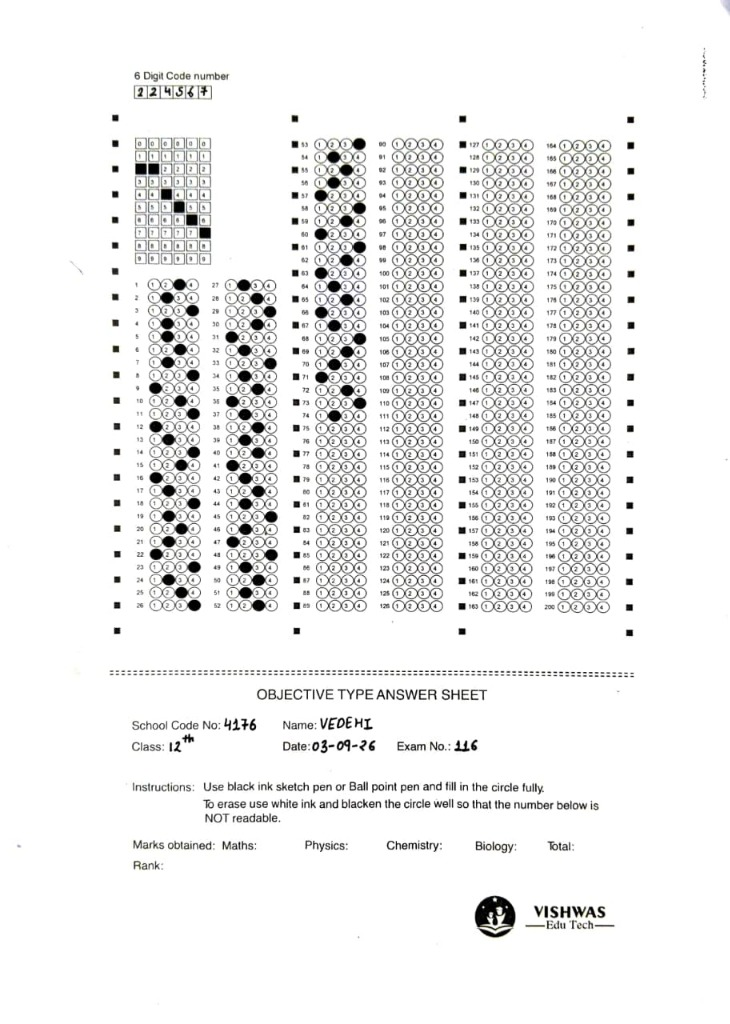
#> input picture services/omr-engine/assets/samples/sample_1_vedehi_224567.jpg, 730 x 1024 px
$ python -i test_sample_evaluator.py   (imports and definitions only)
#> lines starting #> are read from the running program, lines starting #| are printed output that depends on the picture; after the words box and inside, x2 and y2 are one past the last pixel; in counts of white or black regions, pixels touching at a corner belong together
#> further down, picture is the input picture: shape (1024, 730, 3); mean B, G, R 239, 239.2, 239.2
"""
Sample Evaluator & Benchmark Test Harness for Universal 200Q OMR Sheet.
Tests perspective alignment, 6-digit code detection, and question bubble reading
on the 3 user-provided real marked scans.
"""
import os
import json
import cv2
import numpy as np

def align_sheet_to_template(img: np.ndarray, target_w: int = 2480, target_h: int = 3508) -> np.ndarray:
    """Detects sheet corners / fiducials and warps to canonical canvas."""
#> called with target_w = 2480, target_h = 3508
    gray = cv2.cvtColor(img, cv2.COLOR_BGR2GRAY)
    h, w = gray.shape[:2]
#> h = 1024; w = 730

    # Threshold to find black timing marks
    _, bin_inv = cv2.threshold(gray, 180, 255, cv2.THRESH_BINARY_INV)
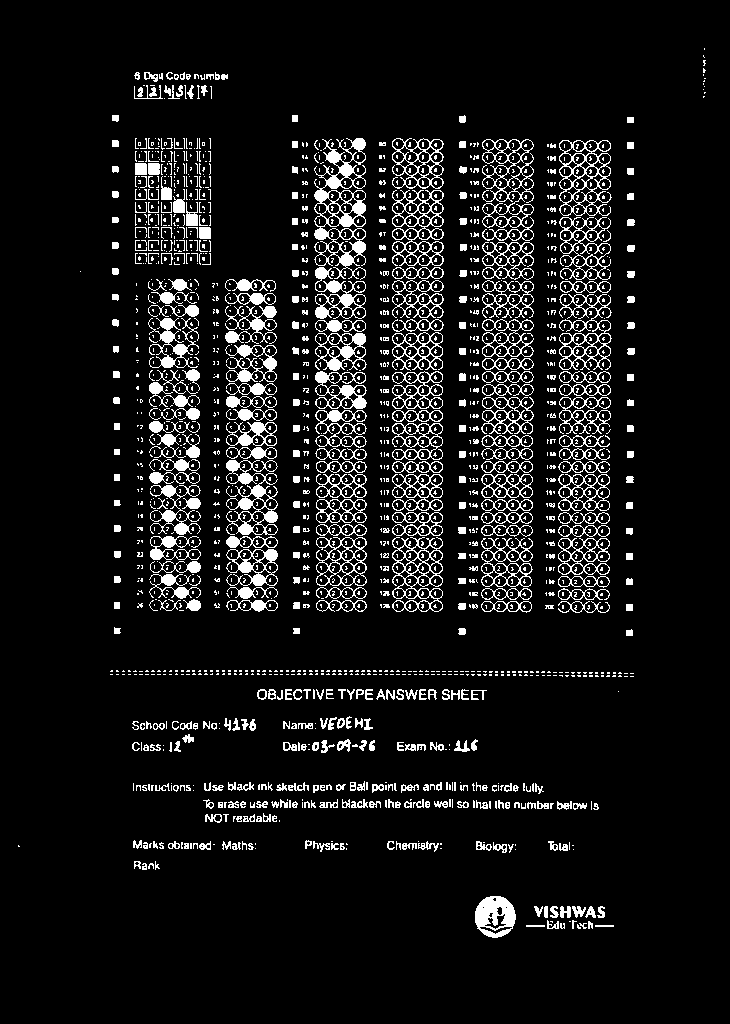
#> bin_inv: shape (1024, 730); 8.9% white; 2085 white regions (1610 under 20 px)
    contours, _ = cv2.findContours(bin_inv, cv2.RETR_TREE, cv2.CHAIN_APPROX_SIMPLE)
#> contours = 2951 contours, 1991 with area under 20; largest, box (x1, y1, x2, y2) and area: (314, 138, 366, 280) 4163, (559, 140, 612, 216) 3142, (482, 139, 534, 241) 3017, (392, 190, 444, 266) 2820, (392, 537, 443, 612) 2642

    markers = []
    for c in contours:
        x, y, bw, bh = cv2.boundingRect(c)
        aspect = bw / float(bh)
        area = cv2.contourArea(c)
        if 5 <= bw <= 65 and 5 <= bh <= 65 and 0.65 <= aspect <= 1.50 and area > 25:
            # Solidity check
            mask = np.zeros((bh, bw), dtype=np.uint8)
            cv2.drawContours(mask, [c - np.array([x, y])], -1, 255, -1)
            fill_ratio = cv2.countNonZero(mask) / float(bw * bh)
            if fill_ratio > 0.55:
                markers.append((int(x + bw/2), int(y + bh/2), bw, bh, x, y))
#> this loop made 2951 passes
#> (x, y, bw, bh, aspect, area, fill_ratio) on passes 10, 12, 13, 15, 16, 17, 19, 20, 22, 25, 32, 44: (547, 920, 12, 9, 1.33, 33, 0.546), (597, 906, 8, 12, 0.667, 39, 0.635), (585, 906, 11, 12, 0.917, 54, 0.545), (572, 906, 14, 12, 1.17, 66.5, 0.56), (560, 906, 11, 12, 0.917, 68.5, 0.727), (550, 906, 9, 12, 0.75, 46.5, 0.63), (534, 906, 9, 11, 0.818, 33.5, 0.515), (475, 896, 41, 42, 0.976, 1297.5, 0.788), (484, 913, 23, 17, 1.35, 146.5, 0.478), (496, 906, 7, 10, 0.7, 39.5, 0.729), (134, 861, 7, 8, 0.875, 28.5, 0.768), (559, 843, 9, 8, 1.12, 34.5, 0.736)
#> (x, y, bw, bh, aspect, area) on passes 18, 21, 48, 378: (544, 906, 4, 12, 0.333, 32), (479, 926, 34, 9, 3.78, 107), (402, 843, 15, 7, 2.14, 40), (405, 689, 13, 11, 1.18, 37)
#> after the loop, markers = 637 items, first 6: (601, 912, 8, 12, 597, 906), (579, 912, 14, 12, 572, 906), (565, 912, 11, 12, 560, 906), (554, 912, 9, 12, 550, 906), (495, 917, 41, 42, 475, 896), (499, 911, 7, 10, 496, 906)

    if len(markers) < 4:
        # If photo is already cropped/aligned, resize directly
        return cv2.resize(img, (target_w, target_h), interpolation=cv2.INTER_CUBIC)

    # Separate markers by quadrants to find the 4 extreme fiducial corners
    # Quad 0: Top-Left, Quad 1: Top-Right, Quad 2: Bottom-Left, Quad 3: Bottom-Right
    mid_x, mid_y = w / 2.0, h / 2.0
#> mid_x = 365; mid_y = 512

    tl_list = [m for m in markers if m[0] < mid_x and m[1] < mid_y]
#> tl_list = 134 items, first 6: (296, 504, 7, 7, 293, 501), (117, 503, 7, 6, 114, 500), (360, 505, 12, 12, 354, 499), (347, 505, 13, 12, 341, 499), (335, 505, 12, 12, 329, 499), (322, 504, 13, 11, 316, 499)
    tr_list = [m for m in markers if m[0] >= mid_x and m[1] < mid_y]
#> tr_list = 305 items, first 6: (629, 505, 7, 7, 626, 502), (462, 505, 7, 7, 459, 502), (526, 505, 13, 12, 520, 499), (513, 505, 13, 12, 507, 499), (500, 505, 13, 12, 494, 499), (487, 505, 13, 12, 481, 499)
    bl_list = [m for m in markers if m[0] < mid_x and m[1] >= mid_y]
#> bl_list = 86 items, first 6: (137, 865, 7, 8, 134, 861), (236, 846, 9, 8, 232, 842), (205, 845, 12, 9, 199, 841), (174, 845, 12, 8, 168, 841), (308, 844, 7, 9, 305, 840), (137, 844, 9, 9, 133, 840)
    br_list = [m for m in markers if m[0] >= mid_x and m[1] >= mid_y]
#> br_list = 112 items, first 6: (601, 912, 8, 12, 597, 906), (579, 912, 14, 12, 572, 906), (565, 912, 11, 12, 560, 906), (554, 912, 9, 12, 550, 906), (495, 917, 41, 42, 475, 896), (499, 911, 7, 10, 496, 906)

    if not (tl_list and tr_list and bl_list and br_list):
        return cv2.resize(img, (target_w, target_h), interpolation=cv2.INTER_CUBIC)

    # Extreme corners:
    # TL: min (x + y)
    tl = min(tl_list, key=lambda m: m[0] + m[1])
#> tl = (151, 77, 14, 10, 144, 72)
    # TR: max (x - y)
    tr = max(tr_list, key=lambda m: m[0] - m[1])
#> tr = (630, 120, 7, 6, 627, 117)
    # BL: min (x - y)
    bl = min(bl_list, key=lambda m: m[0] - m[1])
#> bl = (137, 865, 7, 8, 134, 861)
    # BR: max (x + y)
    br = max(br_list, key=lambda m: m[0] + m[1])
#> br = (601, 912, 8, 12, 597, 906)

    src_pts = np.array([
        [tl[0], tl[1]],
        [tr[0], tr[1]],
        [br[0], br[1]],
        [bl[0], bl[1]]
    ], dtype="float32")
#> src_pts = [[151, 77], [630, 120], [601, 912], [137, 865]]

    # Destination fiducials in canonical space
    # (Top-Left marker ~ [333, 398], TR ~ [2139, 398], BR ~ [2139, 2160], BL ~ [333, 2160])
    dst_pts = np.array([
        [333.3, 397.9],
        [2139.6, 397.9],
        [2139.6, 2160.4],
        [333.3, 2160.4]
    ], dtype="float32")
#> dst_pts = [[333.3, 397.9], [2139.6, 397.9], [2139.6, 2160.4], [333.3, 2160.4]]

    matrix = cv2.getPerspectiveTransform(src_pts, dst_pts)
#> matrix = [[3.8, 0.0544, -244.2], [-0.187, 2.15, 260.6], [1.81e-05, -3.89e-05, 1]]
    warped = cv2.warpPerspective(img, matrix, (target_w, target_h), flags=cv2.INTER_CUBIC)
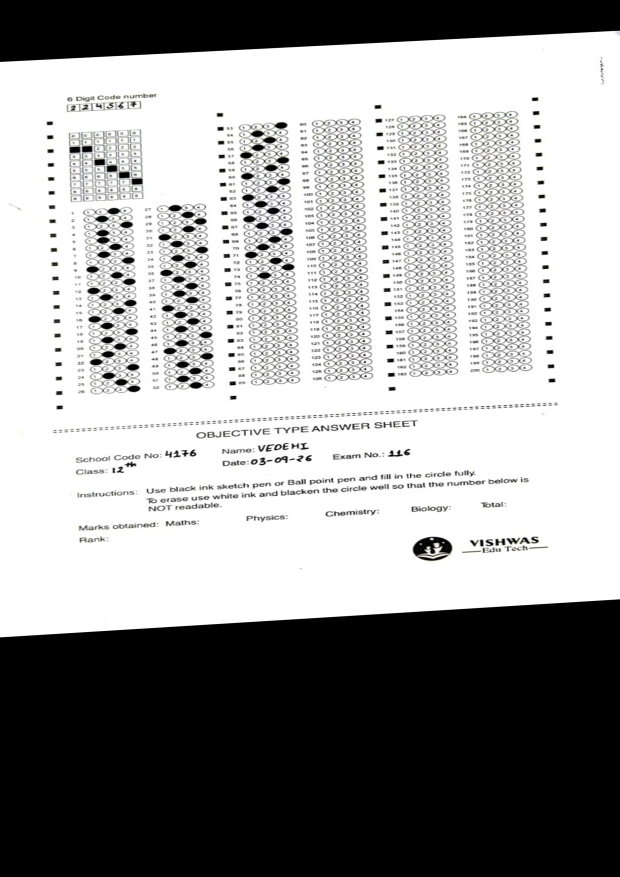
#> warped: shape (3508, 2480, 3) (shown at 1/4 size); mean B, G, R 154.6, 154.7, 154.7
    return warped


# [129 lines left out: function evaluate_sample, not called in this run]

# [14 lines not run here, left out]

>>> import cv2
>>> picture = cv2.imread('../assets/samples/sample_1_vedehi_224567.jpg')
>>> result = align_sheet_to_template(picture)
